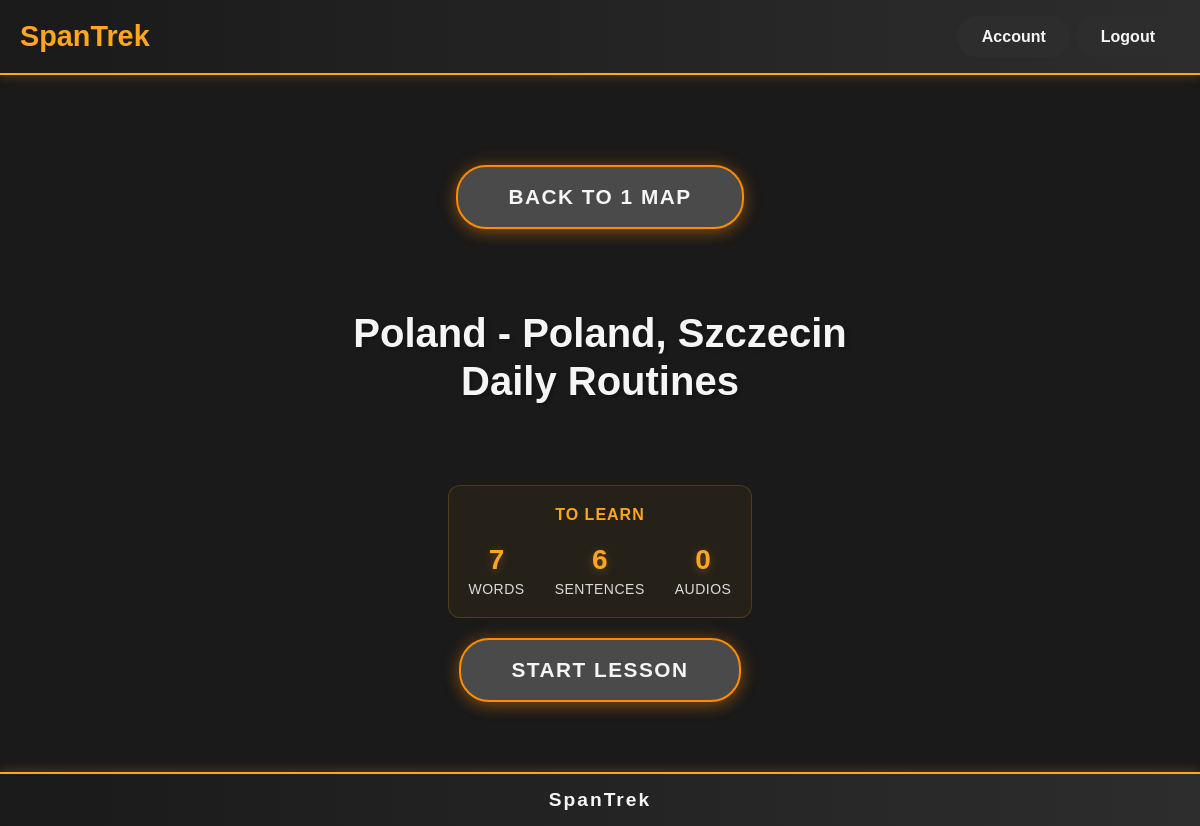
Screenshot of /lessons/1/1/ (signed in) with the database file from the repository.
### lessons/models.py (models this page shows, shortened)
class Lesson(models.Model):
    title = models.CharField(max_length=200)
    content = models.TextField()
    order = models.IntegerField()
    landmark = models.ForeignKey(Landmark, on_delete=models.CASCADE, related_name='lessons')
    country = models.ForeignKey(Country, on_delete=models.CASCADE, null=True, blank=True)
    vocabularies = models.ManyToManyField('Vocabulary', blank=True, related_name='lessons')
    sentences = models.ManyToManyField('Sentence', blank=True, related_name='lessons')
    audios = models.ManyToManyField('Audio', blank=True, related_name='lessons')
    use_of_spanish = models.IntegerField(default=0, help_text="Number of use of Spanish exercises in the lesson")
    lesson_sequence = models.JSONField(default=list, blank=True, help_text="Sequence of content types in the lesson")
    class Meta:
        ordering = ['landmark', 'order']
        unique_together = ('landmark', 'order')

class Country(models.Model):
    name = models.CharField(max_length=100, unique=True)
    def __str__(self):
        return self.name

class Landmark(models.Model):
    country = models.ForeignKey(Country, on_delete=models.CASCADE, related_name='landmarks')
    name = models.CharField(max_length=100)
    class Meta:
        unique_together = ('country', 'name')
        ordering = ['country', 'name']
    def __str__(self):
        return f"{self.country.name}, {self.name}"

### lessons/views.py (the view, shortened to what this page needs)
# urls.py: path('<str:country>/<str:landmark>/', views.country_landmark_lesson, name='country_landmark_lesson'),
@login_required
def country_landmark_lesson(request, country, landmark, lesson_number=None, exercise_number=None):
    landmark_progress = request.user.landmark_lessons_progress.get(landmark, 0)
    user_landmark_progress = request.user.landmark_lessons_progress.get(landmark, 0)
    if lesson_number is None:
        lesson = Lesson.objects.filter(landmark=landmark, order=landmark_progress).first()
        context = {
            'landmark': landmark,
            'country': country,
            'lesson': lesson,
            'start_lesson_url': f"/{country}/{landmark}/{landmark_progress}/",
            'user_landmark_progress': user_landmark_progress,
        }
        return render(request, 'lessons/lesson_intro.html', context)

### templates/lessons/lesson_intro.html
{% extends 'base/base.html' %}
{% load static %}
{% block content %}
<link rel="stylesheet" type="text/css" href="{% static 'styles/lessons/lesson_intro.css' %}" />
<div class="lesson-intro">
    {% include 'lessons/back_to_country_map.html' with country=country %}
    <h1>
        {{lesson.country | title}} - {{lesson.landmark | title}}<br />
        {{lesson.title}}
    </h1>
    <div class="lesson-statistics">
        <div class="stats-header">To learn</div>
        <div class="stats-items">
            <div class="stat-item">
                <span class="stat-number">{{ lesson.vocabularies.count }}</span>
                <span class="stat-label">Words</span>
            </div>
            <div class="stat-item">
                <span class="stat-number">{{ lesson.sentences.count }}</span>
                <span class="stat-label">Sentences</span>
            </div>
            <div class="stat-item">
                <span class="stat-number">{{ lesson.audios.count }} </span>
                <span class="stat-label">Audios</span>
            </div>
        </div>
    </div>
    <a href="{% url 'lessons:landmark_lesson_with_number' country=country landmark=landmark lesson_number=0 %}">Start
        lesson</a>
</div>
{% endblock %}

### static/styles/base/base.css (style rules this page uses)
* { margin: 0; padding: 0; box-sizing: border-box; font-family: Arial, sans-serif; }
html, body { overflow-x: hidden; width: 100%; max-width: 100%; }
body { background: #1a1a1a; color: #f5f5f5; display: flex; flex-direction: column; min-height: 100vh; margin: 0; }

### static/styles/lessons/lesson_intro.css (style rules this page uses)
html, body { height: 100%; margin: 0; padding: 0; }
.lesson-intro { height: calc(100vh - 160px); display: flex; flex-direction: column; justify-content: center; align-items: center; text-align: center; max-width: 600px; margin: 0 auto; position: relative; padding: 20px; }
.lesson-intro h1 { font-size: 2.5rem; font-weight: bold; color: #f5f5f5; margin: 80px 0; line-height: 1.2; text-shadow: 2px 2px 4px rgba(0, 0, 0, 0.3); }
.lesson-intro a { display: inline-block; background: #4a4a4a; color: #f5f5f5; border: 2px solid #ff8c00; border-radius: 30px; padding: 18px 50px; font-size: 1.3rem; font-weight: bold; text-decoration: none; text-transform: uppercase; letter-spacing: 1.5px; cursor: pointer; transition: all 0.3s ease; box-shadow: 0 4px 15px rgba(255, 140, 0, 0.3), 0 0 20px rgba(255, 140, 0, 0.2); margin-top: 20px; }
.lesson-statistics { display: flex; flex-direction: column; align-items: center; gap: 15px; padding: 20px; background: rgba(255, 165, 31, 0.05); border: 1px solid rgba(255, 165, 31, 0.2); border-radius: 12px; max-width: 400px; margin-left: auto; margin-right: auto; }
.stats-header { font-size: 16px; font-weight: 600; color: #ffa51f; text-transform: uppercase; letter-spacing: 1px; margin-bottom: 5px; }
.stats-items { display: flex; justify-content: center; gap: 30px; }
.stat-item { display: flex; flex-direction: column; align-items: center; gap: 5px; }
.stat-number { font-size: 28px; font-weight: 700; color: #ffa51f; text-shadow: 0 2px 8px rgba(255, 165, 31, 0.3); }
.stat-label { font-size: 14px; font-weight: 500; color: #f0f0f0; text-transform: uppercase; letter-spacing: 0.5px; opacity: 0.9; }
.lesson-intro { box-sizing: border-box; }
.lesson-intro * { box-sizing: border-box; }

### rows the page displays
Lesson: country "Poland", landmark "Poland, Szczecin", title "Daily Routines", vocabularies.count "7", sentences.count "6", audios.count "0"

### other values shown
{{ country }} "1"
